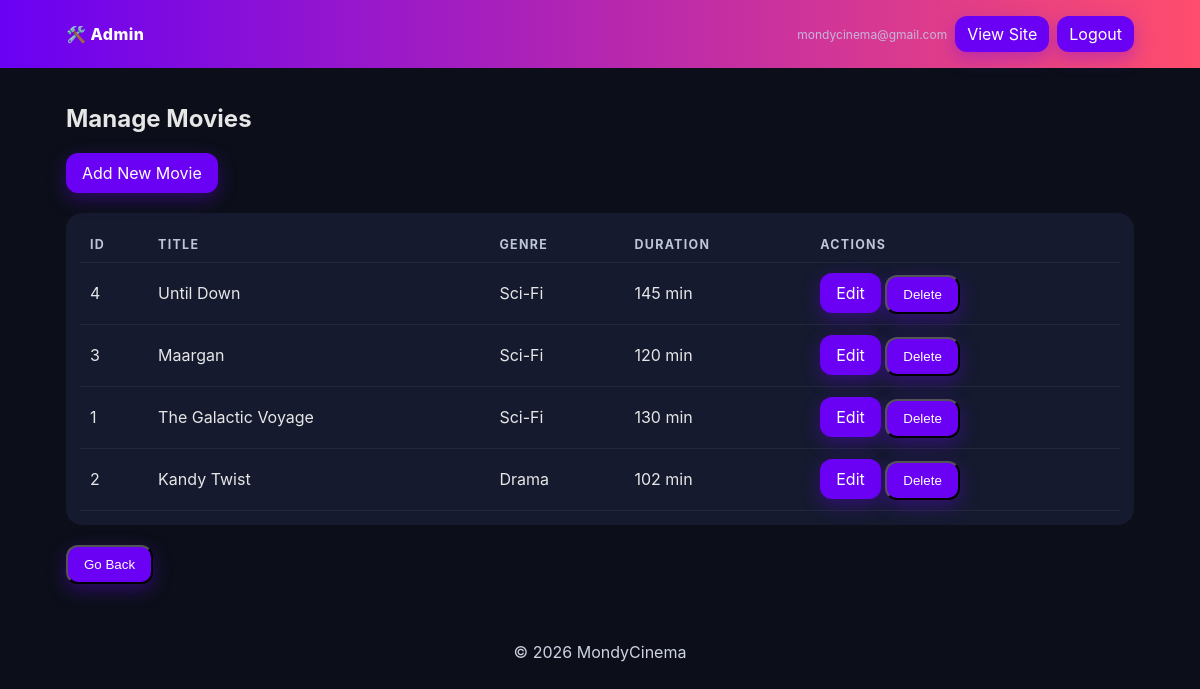
Page /manage_movies.php (signed in) on the committed database.
### tables this page shows
CREATE TABLE IF NOT EXISTS `movies` (
  `id` int NOT NULL AUTO_INCREMENT,
  `title` varchar(150) NOT NULL,
  `genre` varchar(80) DEFAULT NULL,
  `duration_min` int DEFAULT NULL,
  `rating` varchar(10) DEFAULT NULL,
  `description` text,
  `poster_url` varchar(255) DEFAULT NULL,
  `created_at` timestamp NULL DEFAULT CURRENT_TIMESTAMP,
  `updated_at` timestamp NULL DEFAULT CURRENT_TIMESTAMP ON UPDATE CURRENT_TIMESTAMP,
  `release_date` date DEFAULT NULL,
  PRIMARY KEY (`id`)
);

### helpers.php (called while the page is built, shortened)
<?php
function sanitize($data) {
    return htmlspecialchars(strip_tags(trim((string)$data)), ENT_QUOTES, 'UTF-8');
}

### manage_movies.php (the view, shortened to what this page needs)
<?php
require_once __DIR__ . '/db.php';
require_once __DIR__ . '/helpers.php';
$movies = $conn->query("SELECT * FROM movies ORDER BY created_at DESC")->fetchAll();
include __DIR__ . '/admin_header.php';
?>
<section>
  <h2>Manage Movies</h2>
  <p><a class="btn btn-primary" href="add_movie.php">Add New Movie</a></p>
  <div class="list">
    <table>
      <thead><tr><th>ID</th><th>Title</th><th>Genre</th><th>Duration</th><th>Actions</th></tr></thead>
      <tbody>
      <?php foreach ($movies as $m): ?>
        <tr>
          <td><?php echo (int)$m['id']; ?></td>
          <td><?php echo sanitize($m['title']); ?></td>
          <td><?php echo sanitize($m['genre']); ?></td>
          <td><?php echo (int)$m['duration_min']; ?> min</td>
          <td>
            <a class="btn" href="edit_movie.php?id=<?php echo (int)$m['id']; ?>">Edit</a>
            <form method="post" style="display:inline" onsubmit="return confirm('Delete this movie?');">
              <button class="btn btn-danger" type="submit">Delete</button>
            </form>
          </td>
        </tr>
      <?php endforeach; ?>
      </tbody>
    </table>
  </div>
    <form method="post" action="admin_dashboard.php" style="margin-top:10px">
        <button class="btn" type="submit">Go Back</button>
</section>
<?php include __DIR__ . '/footer.php'; ?>

### style.css (style rules this page uses)
:root { --primary:#6a00f4; --secondary:#ff4d6d; --bg:#0c0f1a; --card:#151a2f; --text:#e6e6e6; --muted:#9aa0b4; --accent:#00d1ff; }
* { box-sizing:border-box }
html,body { margin:0;padding:0;height: 100%; font-family:Inter,system-ui,Arial,sans-serif;background:var(--bg);color:var(--text) }
.btn { display:inline-block;padding:10px 16px;border-radius:12px;text-decoration:none;color:#fff;background:var(--primary);box-shadow:0 6px 18px rgba(106,0,244,.35) }
.list { background:var(--card);border-radius:16px;padding:14px; margin: 20px auto; }
.list table { width:100%;border-collapse:collapse; }
.list th, .list td { padding:10px;border-bottom:1px solid rgba(255,255,255,.06);text-align:left }
.list th { color:#bfc5d9;text-transform:uppercase;font-size:.78rem;letter-spacing:.08rem }
body.bgadmin { margin: 0; height: 150%; width: 200; background-image: url('https://images.assetsdelivery.com/compings_v2/hugolacasse/hugolacasse1603/hugolacasse160300010.jpg'); background-size: cover; background-repeat: no-repeat; background-position: center center; }

### rows in the picture
movies: id "4", title "Until Down", genre "Sci-Fi", duration_min "145"
movies: id "3", title "Maargan", genre "Sci-Fi", duration_min "120"
movies: id "1", title "The Galactic Voyage", genre "Sci-Fi", duration_min "130"
movies: id "2", title "Kandy Twist", genre "Drama", duration_min "102"

### other values in the picture
$_SESSION['admin_username'] "mondycinema@gmail.com"
